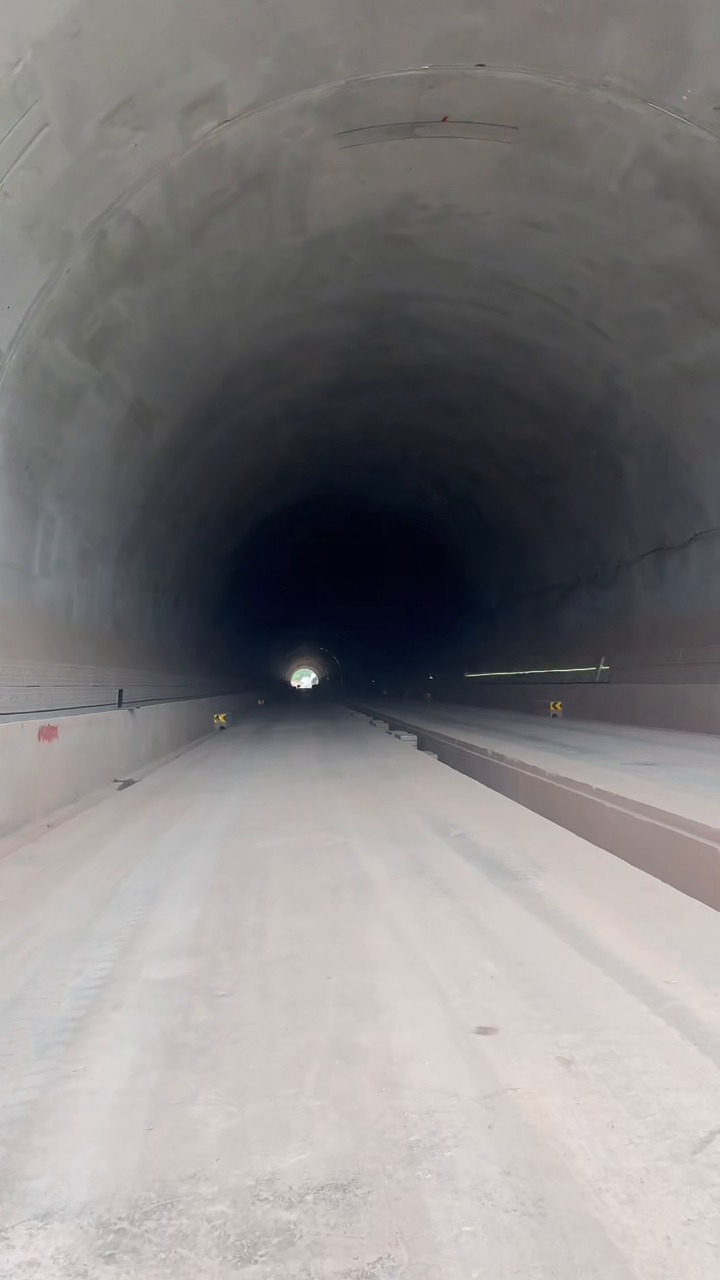
#> input picture baselines/vision_obstacle_avoidance_legacy/data/annotations/images/11d80f_f000126.jpg, 720 x 1280 px
$ python -i dehazer.py   (imports and definitions only)
#> lines starting #> are read from the running program, lines starting #| are printed output that depends on the picture
"""
暗通道先验去雾模块 (Dark Channel Prior Dehazing)。
基于 He et al. CVPR 2009 算法，使用导向滤波替代 Soft Matting 以加速。

应对场景:
  #5  光幕散射 (粉尘+灯光→全局对比度崩塌)
  #11 雾 (全局对比度指数衰减)

性能:
  纯 CPU: ~8ms @ 640×480 (下采样计算透射率)
  下采样 2×: ~3ms, 质量损失 <5%
"""

import cv2
import numpy as np


class DarkChannelDehazer:
    """
    暗通道先验去雾器。

    参数可调以平衡去雾强度与计算开销。
    """

    def __init__(self,
                 patch_size: int = 15,
                 omega: float = 0.95,
                 t0: float = 0.1,
                 guided_filter_radius: int = 40,
                 guided_filter_eps: float = 1e-3,
                 downsample_factor: int = 2):
        self.patch_size = patch_size
        self.omega = omega
        self.t0 = t0
        self.gf_radius = guided_filter_radius
        self.gf_eps = guided_filter_eps
        self.downsample_factor = downsample_factor

    # ── 公开接口 ──────────────────────────────────────────────────────────

    def process(self, image: np.ndarray) -> np.ndarray:
        """
        对输入图像去雾。

        参数:
          image: BGR 图像 (H, W, 3), uint8

        返回:
          去雾后的 BGR 图像，同尺寸、同类型
        """
        if image is None or image.size == 0:
            return image

        h, w = image.shape[:2]

        # 下采样计算透射率（加速）
        small_h, small_w = h // self.downsample_factor, w // self.downsample_factor
        small = cv2.resize(image, (small_w, small_h))

        # 1. 估计大气光 A
        A = self._estimate_atmospheric_light(small)

        # 2. 计算暗通道
        dark = self._dark_channel(small, self.patch_size)

        # 3. 粗透射率
        norm_small = small.astype(np.float64) / A
        dark_norm = self._dark_channel(norm_small.astype(np.float32), self.patch_size)
        coarse_t = 1.0 - self.omega * dark_norm

        # 4. 导向滤波细化透射率（使用原始尺寸的灰度图作为引导）
        if self.downsample_factor > 1:
            coarse_t = cv2.resize(coarse_t, (w, h))
        guide = cv2.cvtColor(image, cv2.COLOR_BGR2GRAY).astype(np.float32) / 255.0
        refined_t = self._guided_filter(guide, coarse_t.astype(np.float32),
                                        self.gf_radius, self.gf_eps)

        # 5. 恢复无雾图像
        refined_t = np.maximum(refined_t, self.t0)
        refined_t = refined_t[:, :, np.newaxis] if refined_t.ndim == 2 else refined_t
        if refined_t.ndim == 2:
            refined_t = refined_t[:, :, np.newaxis]

        A_expanded = A.reshape(1, 1, 3).astype(np.float64)
        J = (image.astype(np.float64) - A_expanded) / refined_t + A_expanded
        J = np.clip(J, 0, 255).astype(np.uint8)

        return J

    # ── 内部 ──────────────────────────────────────────────────────────────

    @staticmethod
    def _dark_channel(image: np.ndarray, patch_size: int) -> np.ndarray:
        """计算暗通道: min_{c∈{R,G,B}}( min_{Ω}( I_c ) )"""
        min_rgb = image.min(axis=2)
        kernel = cv2.getStructuringElement(cv2.MORPH_RECT,
                                           (patch_size, patch_size))
        dark = cv2.erode(min_rgb, kernel)
        return dark

    @staticmethod
    def _estimate_atmospheric_light(image: np.ndarray,
                                     top_percent: float = 0.001) -> np.ndarray:
        """
        估计大气光值 A。
        取暗通道中最亮的 0.1% 像素在原图中的最大值。
        """
        h, w = image.shape[:2]
        dark = DarkChannelDehazer._dark_channel(image, 15)
        num_pixels = int(h * w * top_percent)
        flat_dark = dark.ravel()
        indices = np.argpartition(flat_dark, -num_pixels)[-num_pixels:]
        brightest_idx = indices[np.argmax(image.reshape(-1, 3)[indices].max(axis=1))]
        return image.reshape(-1, 3)[brightest_idx].astype(np.float64)

    @staticmethod
    def _guided_filter(I: np.ndarray, p: np.ndarray,
                       radius: int, eps: float) -> np.ndarray:
        """
        导向滤波 (Guided Filter)。
        I: 引导图像 (灰度, 0-1)
        p: 待滤波图像
        radius: 滤波半径
        eps: 正则化参数

        时间复杂度 O(N), 与窗口大小无关。
        """
        I = I.astype(np.float32)
        p = p.astype(np.float32)

        r = radius
        ksize = (r * 2 + 1, r * 2 + 1)

        mean_I = cv2.boxFilter(I, -1, ksize, normalize=True)
        mean_p = cv2.boxFilter(p, -1, ksize, normalize=True)
        mean_Ip = cv2.boxFilter(I * p, -1, ksize, normalize=True)
        cov_Ip = mean_Ip - mean_I * mean_p

        mean_II = cv2.boxFilter(I * I, -1, ksize, normalize=True)
        var_I = mean_II - mean_I * mean_I

        a = cov_Ip / (var_I + eps)
        b = mean_p - a * mean_I

        mean_a = cv2.boxFilter(a, -1, ksize, normalize=True)
        mean_b = cv2.boxFilter(b, -1, ksize, normalize=True)

        q = mean_a * I + mean_b
        return q

>>> import cv2
>>> picture = cv2.imread('../../data/annotations/images/11d80f_f000126.jpg')
#> picture is the input picture: shape (1280, 720, 3); mean B, G, R 129.9, 129.6, 132.5
>>> result = DarkChannelDehazer().process(picture)
#> in _dark_channel, `dark = cv2.erode(min_rgb, kernel)`:
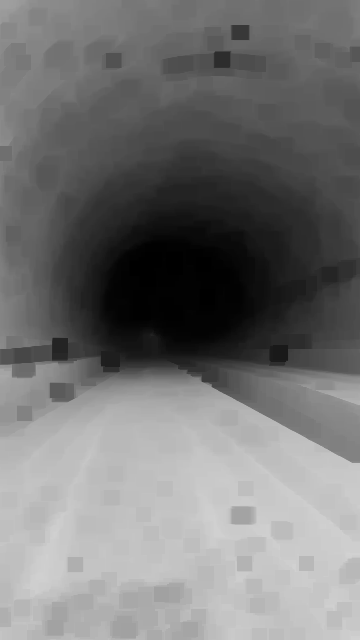
#> dark: shape (640, 360); min 0, max 211, mean 116.3
#> in _estimate_atmospheric_light, `indices = np.argpartition(flat_dark, -num_pixels)[-num_pixels:]`: indices = 230 values, max 230399 at index 229, min 185614 at index 174, mean 203668.7
#> in _estimate_atmospheric_light, `brightest_idx = indices[np.argmax(image.reshape(-1, 3)[indices].max(ax..`: brightest_idx = 197919
#> in process, `A = self._estimate_atmospheric_light(small)`: A = [217, 219, 229]
#> in _guided_filter, `b = mean_p - a * mean_I`:
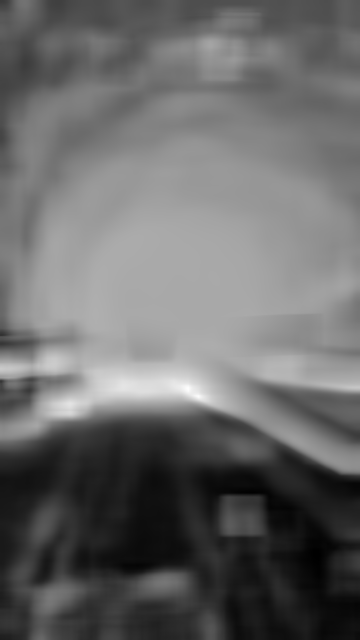
#> b: shape (1280, 720) float32 (shown at 1/2 size); min 0.0907, max 1.46, mean 0.654; drawn with min black and max white
#> in _guided_filter, `mean_a = cv2.boxFilter(a, -1, ksize, normalize=True)`:
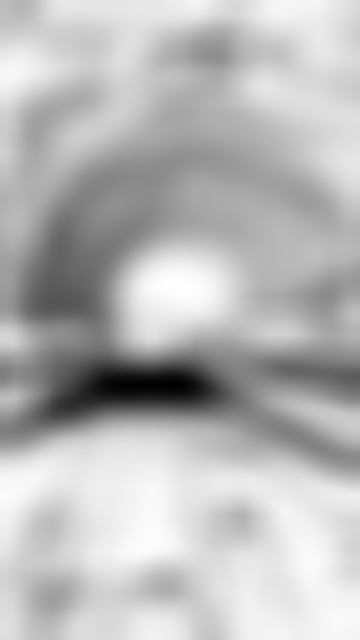
#> mean_a: shape (1280, 720) float32 (shown at 1/2 size); min -1.23, max 3.8e-05, mean -0.336; drawn with min black and max white
#> in _guided_filter, `mean_b = cv2.boxFilter(b, -1, ksize, normalize=True)`:
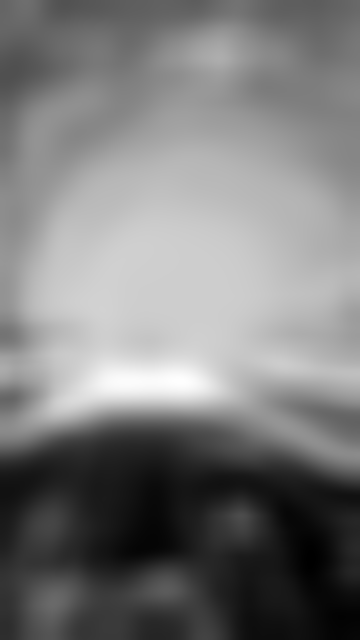
#> mean_b: shape (1280, 720) float32 (shown at 1/2 size); min 0.143, max 1.2, mean 0.654; drawn with min black and max white
#> in process, `A_expanded = A.reshape(1, 1, 3).astype(np.float64)`: A_expanded = [[217, 219, 229]]
#> in process, `J = np.clip(J, 0, 255).astype(np.uint8)`:
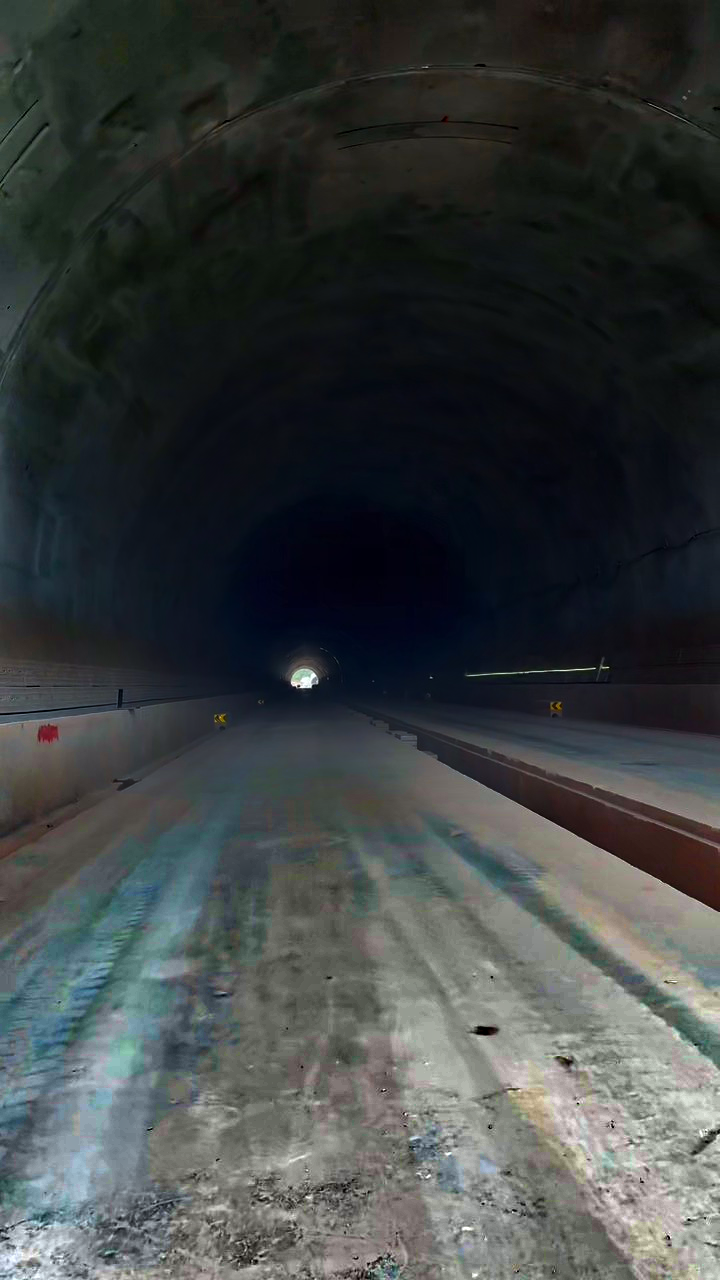
#> J: shape (1280, 720, 3); mean B, G, R 64.2, 64.2, 59.6

$ run again, on baselines/vision_obstacle_avoidance_legacy/data/annotations/images/11d80f_f000390.jpg
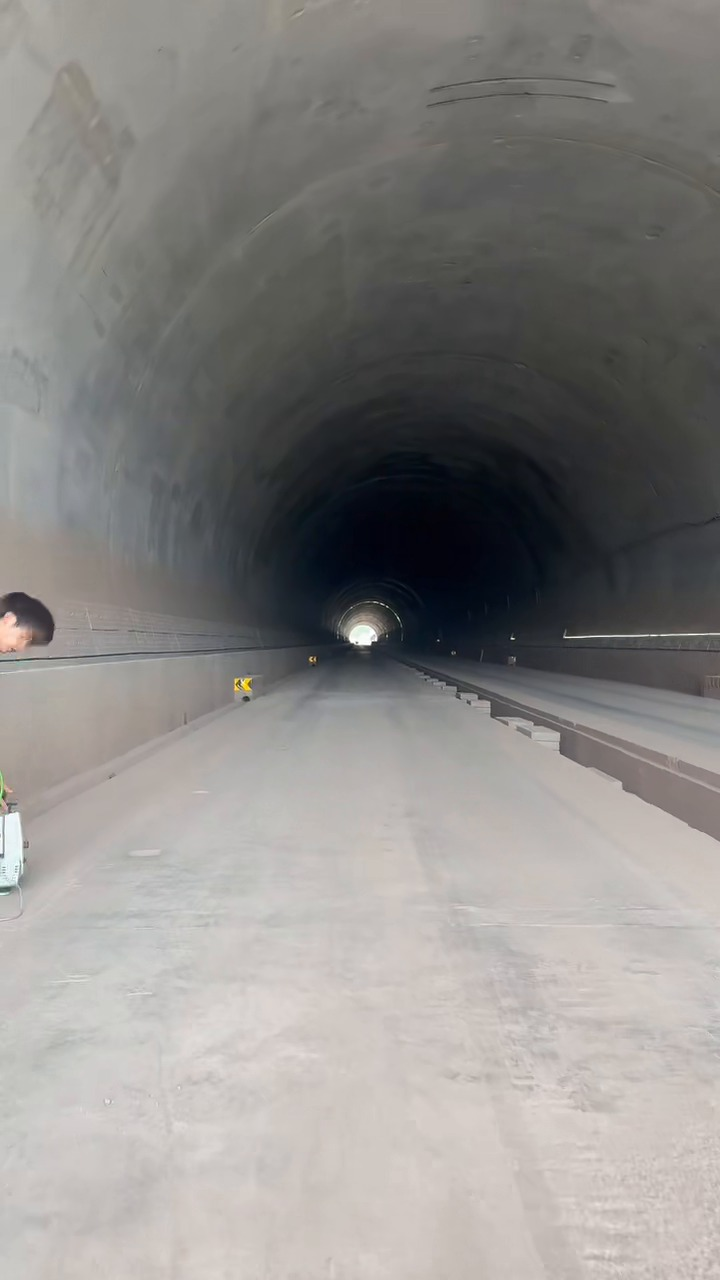
#> input picture baselines/vision_obstacle_avoidance_legacy/data/annotations/images/11d80f_f000390.jpg, 720 x 1280 px
#> picture is the input picture: shape (1280, 720, 3); mean B, G, R 134.8, 137.1, 139.4
#> indices = 230 values, max 191577 at index 32, min 180111 at index 67, mean 182484.4
#> brightest_idx = 187294
#> A = [216, 219, 224]
#> in _guided_filter, `q = mean_a * I + mean_b`:
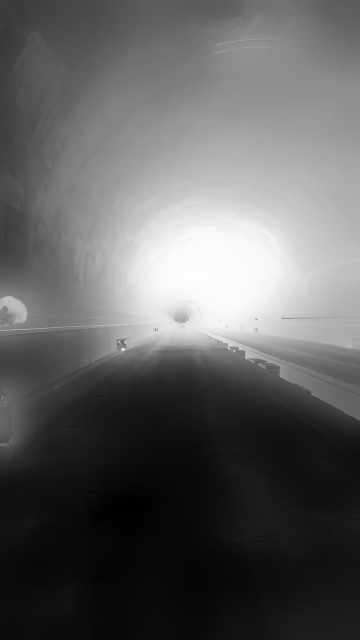
#> q: shape (1280, 720) float32 (shown at 1/2 size); min 0.142, max 1.01, mean 0.469; drawn with min black and max white
#> A_expanded = [[216, 219, 224]]
#> in process, `J = np.clip(J, 0, 255).astype(np.uint8)`:
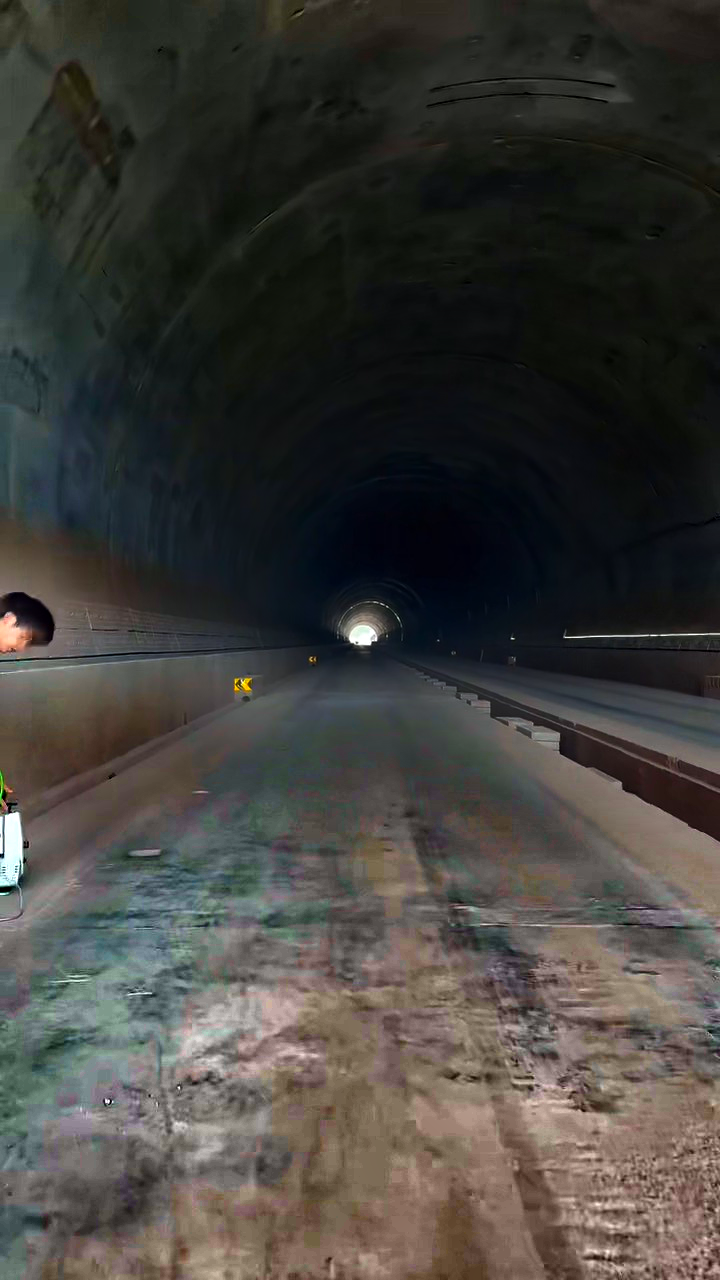
#> J: shape (1280, 720, 3); mean B, G, R 58.8, 62.8, 64.6

$ run again, on baselines/vision_obstacle_avoidance_legacy/data/annotations/images/8bfe84_f000186.jpg
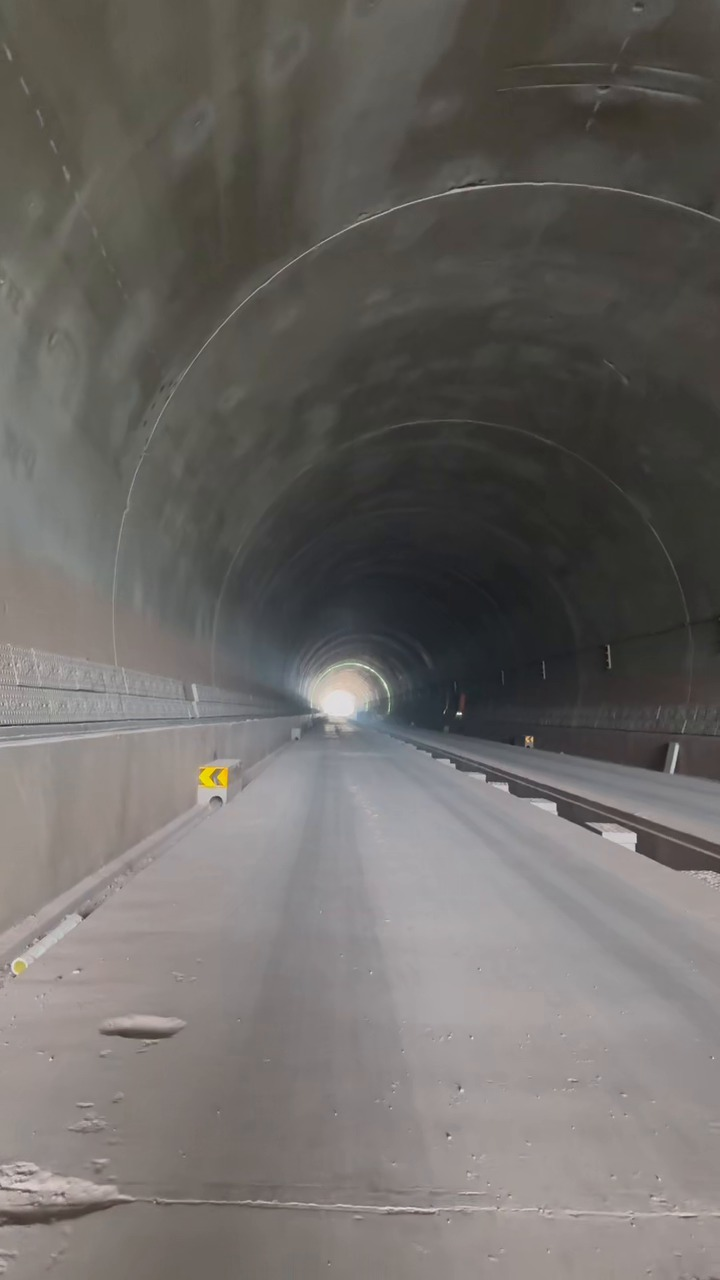
#> input picture baselines/vision_obstacle_avoidance_legacy/data/annotations/images/8bfe84_f000186.jpg, 720 x 1280 px
#> picture is the input picture: shape (1280, 720, 3); mean B, G, R 100.9, 104.2, 107.5
#> indices = 230 values, max 181304 at index 130, min 124724 at index 212, mean 160783
#> brightest_idx = 125085
#> A = [217, 220, 228]
#> in _guided_filter, `mean_b = cv2.boxFilter(b, -1, ksize, normalize=True)`:
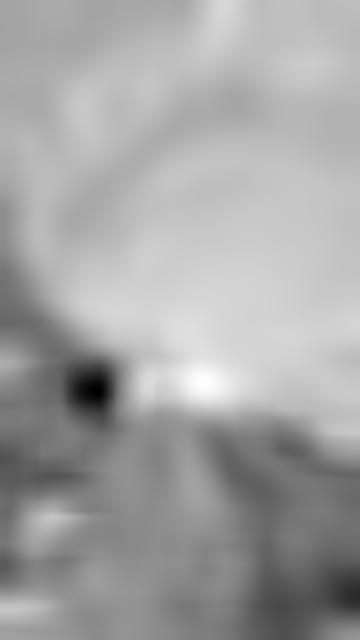
#> mean_b: shape (1280, 720) float32 (shown at 1/2 size); min 0.0571, max 1.05, mean 0.698; drawn with min black and max white
#> A_expanded = [[217, 220, 228]]
#> in process, `J = np.clip(J, 0, 255).astype(np.uint8)`:
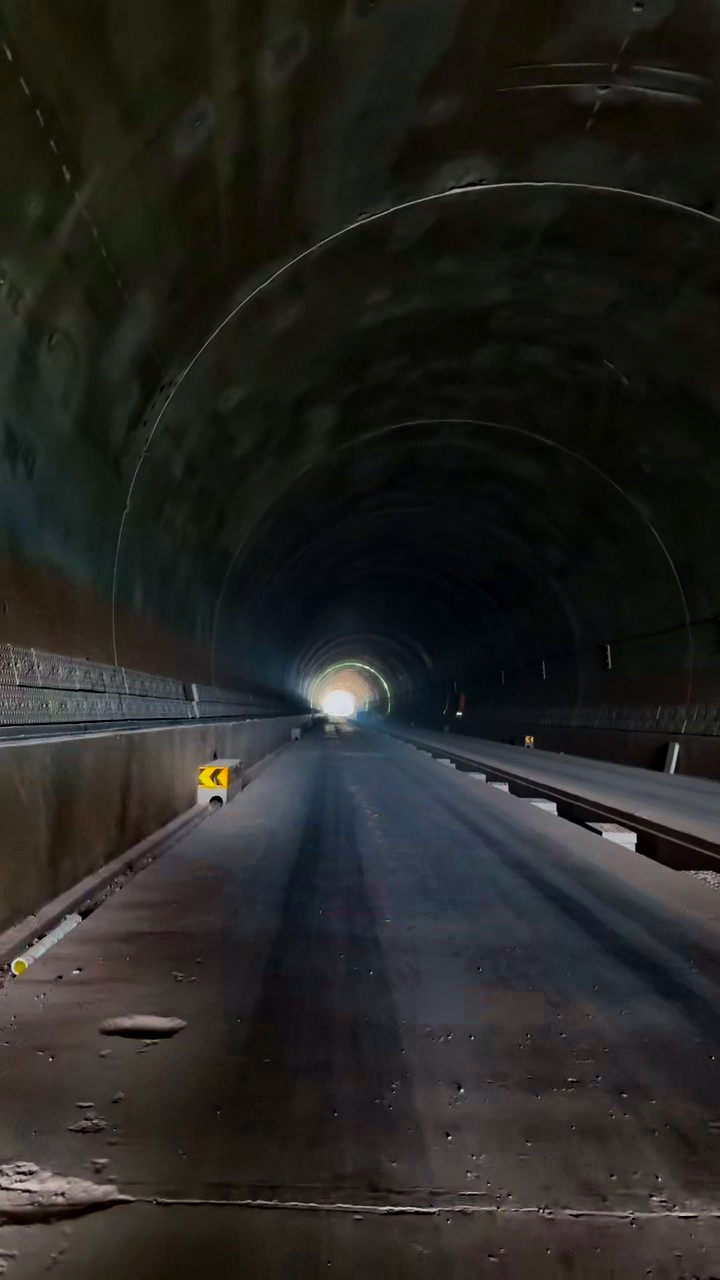
#> J: shape (1280, 720, 3); mean B, G, R 33.7, 36.4, 37.3
